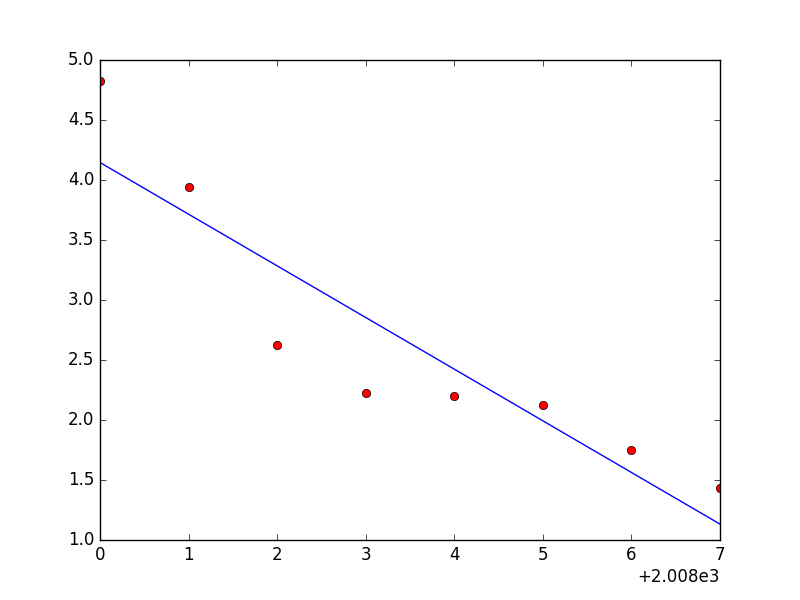

The Python source for this figure:
# train the linear model on the reviews' votes by its time after 2008

import json
import datetime
import numpy as np
import matplotlib.pyplot as plt
from sklearn.linear_model import LinearRegression
from sklearn.externals import joblib # save model

def main():

    # load reviews data
    print('parsing...')
    reviews = parse_json('./yelp_dataset_challenge_academic_dataset/yelp_academic_dataset_review.json')

    # extract duration of post date and votes count
    print('extracting...')
    vote_n_count = []
    start_year = 2008
    for review in reviews:
        # review = reviews[i]
        review_date = datetime.datetime.strptime(review['date'], '%Y-%m-%d')
        if review_date.year < start_year:
            continue
        index = review_date.year - start_year
        while len(vote_n_count) - 1 < index:
            vote_n_count.append({'votes': 0, 'count': 0})
        vote_n_count[index]['votes'] += sum(review['votes'].values())
        vote_n_count[index]['count'] += 1

    # average the votes for each year
    avg_votes = []
    for item in vote_n_count:
        if item['count'] == 0:
            avg_votes.append(0)
        else:
            avg_votes.append(item['votes'] / item['count'])

    # train linear model on average votes and year
    years = list(range(start_year, start_year+len(avg_votes)))
    X = np.array(years).reshape((len(years), 1))
    y = np.array(avg_votes).reshape((len(avg_votes), 1))
    print(X.shape, y.shape)
    clf = LinearRegression()
    clf.fit(X, y)

    # save the linear model
    joblib.dump(clf, 'linear_model_for_normalization.pkl')

    print('plotting...')
    # plot data set
    plt.plot(years, avg_votes, 'ro')
    # plot the linear model
    y_pre = clf.predict(X)
    print(y_pre.shape)
    plt.plot(years, y_pre)
    plt.show()

def parse_json(filename):
    data = []
    with open(filename) as json_file:
        for line in json_file:
            data.append(json.loads(line))
    return data

main()
